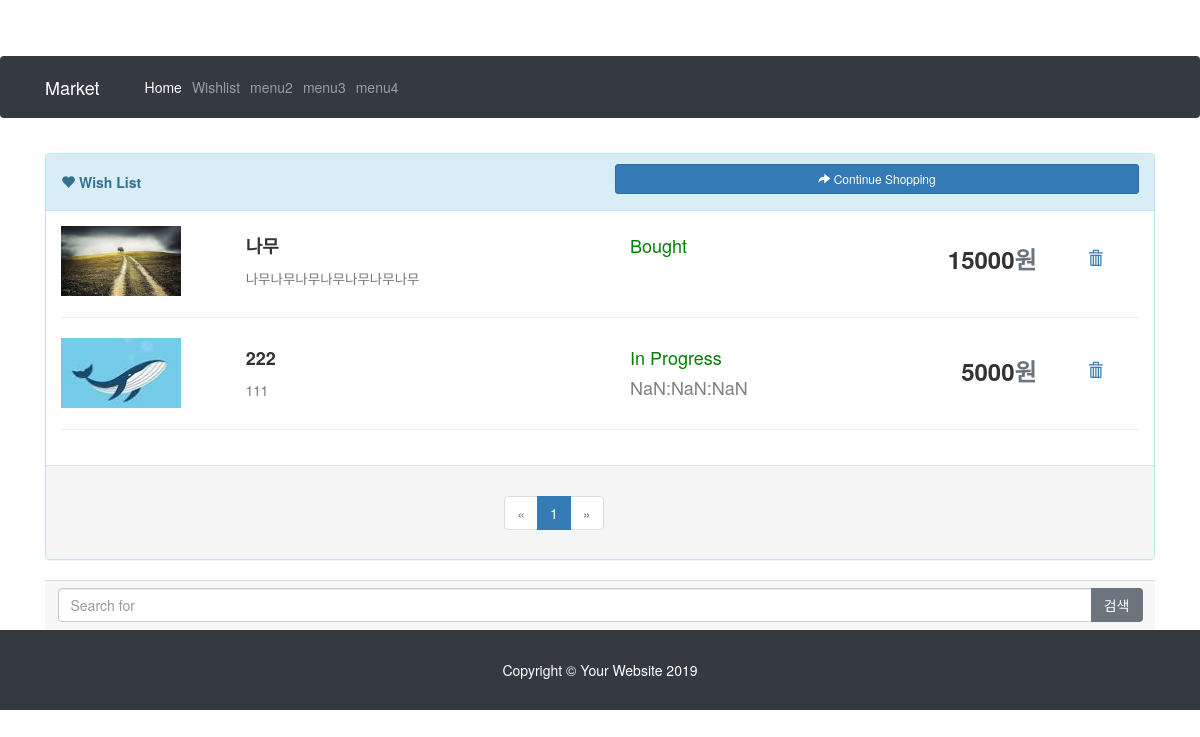
Screenshot of /buyer/wishlist (signed in) with the database file from the repository.
### market/models.py (models this page shows)
class Wish(models.Model):
    user = models.ForeignKey(User, on_delete=models.CASCADE)  # 위시리스트 해놓은 사람 정보
    product = models.ForeignKey(Product, on_delete=models.CASCADE)  # 위시리스트 한 상품

class Product(models.Model):
    created_date = models.DateTimeField(auto_now_add=True)
    content = models.TextField(blank=True)
    view = models.IntegerField(default=0)
    name = models.CharField(max_length=30, blank=True)
    type = models.CharField(max_length=20)      # 경매인지 그냥인지
    price = models.IntegerField(default=0)      # 가격
    seller_name = models.CharField(max_length=20, blank=True) # 판매자 이름
    phone = models.CharField(max_length=20, blank=True) # 판매자 전화번호
    place = models.CharField(max_length=60, blank=True)    # 거래장소
    seller = models.ForeignKey(User, on_delete=models.CASCADE) #판매자 정보
    status = models.CharField(max_length=20)    # 판매중인지 종료인지
    photo = models.ImageField(blank=True)

### market/views.py (the view)
# urls.py: path('buyer/wishlist', views.wishlist, name='wishlist'),
def wishlist(request) :
    if not request.user.is_authenticated:
        return redirect('login')
    user = User.objects.get(username=request.user.username)
    boards = user.wish_set.all()
    page = request.GET.get('page', 1)
    paginator = Paginator(boards, 20)
    try:
        lines = paginator.page(page)
    except PageNotAnInteger:
        lines = paginator.page(1)
    except EmptyPage:
        lines = paginator.page(paginator.num_pages)
    context = {'boards': lines}
    return render(request, 'wishlist.html', context)

### templates/wishlist.html (shortened to what this page needs)
{% load static %}
{% load remain %}
<!DOCTYPE html>
<html lang="en">
<head>
  <link href="{% static 'vendor/bootstrap/css/bootstrap.min.css' %}" rel="stylesheet">
  <link href="{% static 'css/heroic-features.css' %}" rel="stylesheet">
</head>
<body style="background-image: url({% static 'vendor/mealbg.jpg' %});background-size:100% 100%;">
<body>
  <nav class="navbar navbar-expand-lg navbar-dark bg-dark fixed-top">
    <div class="container">
      <a class="navbar-brand" href="{% url 'main2' %}">Market</a>
      <div class="collapse navbar-collapse" id="navbarResponsive">
        <ul class="navbar-nav ml-auto">
          <li class="nav-item active">
            <a class="nav-link" href="{% url 'main2' %}">Home
            </a>
          </li>
          <li class="nav-item">
            <a class="nav-link" href="wishlist">Wishlist</a>
          </li>
          <li class="nav-item">
            <a class="nav-link" href="">menu2</a>
          </li>
          <li class="nav-item">
            <a class="nav-link" href="">menu3</a>
          </li>
            <li class="nav-item">
            <a class="nav-link" href="">menu4</a>
          </li>
        </ul>
      </div>
    </div>
  </nav>
  <div class="container">
  </div>
  <div class="container">
    <div class="row">
		<div class="col-lg-12">
        <link href="//netdna.bootstrapcdn.com/bootstrap/3.0.3/css/bootstrap.min.css" rel="stylesheet" id="bootstrap-css">
			<div class="panel panel-info">
				<div class="panel-heading">
					<div class="panel-title">
						<div class="row">
							<div class="col-xs-6">
								<h5><span class="glyphicon glyphicon-heart"></span> <strong>Wish List</strong></h5>
							</div>
							<div class="col-xs-6"><a href="{% url 'main2' %}">
								<button type="button" class="btn btn-primary btn-sm btn-block">
									<span class="glyphicon glyphicon-share-alt"></span> Continue Shopping
								</button></a>
							</div>
						</div>
					</div>
				</div>
				<div class="panel-body" >
            {% for board in boards %}
            <div class="row" >
						<div class="col-xs-2"><img class="img-responsive" src="{{ board.product.photo.url }}" style="object-fit: cover; width: 120px; height: 70px; text-align : center" >
						</div>
						<div class="col-xs-4">
							<h4 class="product-name"><strong>{{board.product.name}}</strong></h4><h4><small>{{board.product.content}}</small></h4>
						</div>
						<div class="col-xs-6">
              <div class="col-xs-5">
                <h4 style="color : green;" class="product-name">{{board.product.status}}</h4>
                {% if board.product.type == 'auction' %}
                <h4 style="color : gray;" class="product-name time" >{{board.product.created_date | date:'Y-m-d H:i'}}</h4>
                {% endif %}
              </div>
							<div class="col-xs-5 text-right">
								<h3><strong>{{board.product.price}}<span class="text-muted">원</span></strong></h3>
							</div>
							<div class="col-xs-2" style="text-align : center;">
                  <button type="button" class="btn btn-link btn-xs"><a href="{% url 'wishlist' %}/erase={{ board.product.id }}">
                    <span style="line-height : 60px; font-size : 15px;" class="glyphicon glyphicon-trash" id = "erase"> </span></a>
                  </button>
							</div>
						</div>
					</div>
					<hr>
          {% endfor %}
				</div>
				<div class="panel-footer">
					<div class="row text-center">
						<div class="col-xs-11">
                            <ul class="pagination justify-content-center mb-4">
        {% if boards.has_previous %}
          <li><a href="?page={{ boards.previous_page_number }}">&laquo;</a></li>
        {% else %}
          <li class = "disabled"><span>&laquo;</span></li>
        {% endif %}
        {% for i in boards.paginator.page_range %}
          {% if boards.number == i %}
            <li class="active"><span>{{ i }} <span class="sr-only">(current)</span></span></li>
          {% else %}
            <li><a href="?page={{ i }}">{{ i }}</a></li>
          {% endif %}
        {% endfor %}
        {% if boards.has_next %}
            <li><a href="?page={{ boards.next_page_number }}">&raquo;</a></li>
        {% else %}
            <li class="disabled"><span>&raquo;</span></li>
        {%endif %}
        </ul>
						</div>
					</div>
				</div>
			</div>
        <div class="card-footer text-muted">
              <form action="" method="POST">
            <div class="input-group">
              <input type="text" name="word" class="form-control" placeholder="Search for">
              <span class="input-group-btn">
                <button class="btn btn-secondary" type="submit">검색</button>
              </span>
            </div>
              </form>
          </div>
		</div>
	</div>
</div>
  <footer class="py-5 bg-dark">
    <div class="container">
      <p class="m-0 text-center text-white">Copyright &copy; Your Website 2019</p>
    </div>
  </footer>
</body>
</html>

### static/css/heroic-features.css (style rules this page uses)
body { padding-top: 56px; }

### rows the page displays
Wish: product.photo (picture), product.name "나무", product.content "나무나무나무나무나무나무나무", product.status "Bought", product.price "15000"
Wish: product.photo (picture), product.name "222", product.content "111", product.status "In Progress", product.price "5000"

### other values shown
{{ i }} "1"
